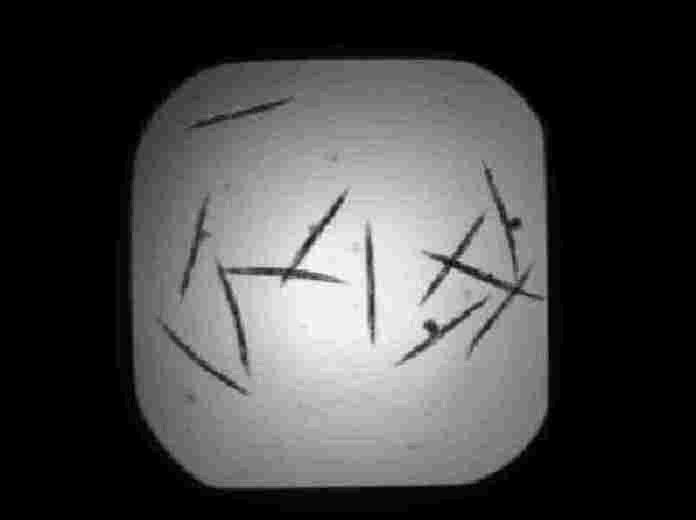
#> input picture Preprocessing/images/worms.jpg, 696 x 520 px
$ jupyter execute Example_1.ipynb
#> lines starting #> are read from the running program, lines starting #| are printed output that depends on the picture
# Increasing Contrast

[cell 1]
import cv2
import matplotlib.pyplot as plt
import seaborn as sns

sns.set_style("whitegrid")

[cell 2]
worms = cv2.imread('./images/worms.jpg', cv2.IMREAD_GRAYSCALE) # Converts image to grayscale
#> worms is the input picture: shape (520, 696); min 0, max 34, mean 9.1
plt.imshow(worms, cmap='gray', vmin=0, vmax=255) # When using scalar data and no explicit norm, vmin and vmax define the data range that the colormap covers
plt.axis("off")
plt.show()

Histogram of an pixel intensities of an image.

[cell 3]
plt.hist(worms.ravel(), bins=255, range=(0, 255))
plt.ylim(0, 3e4)
plt.show()
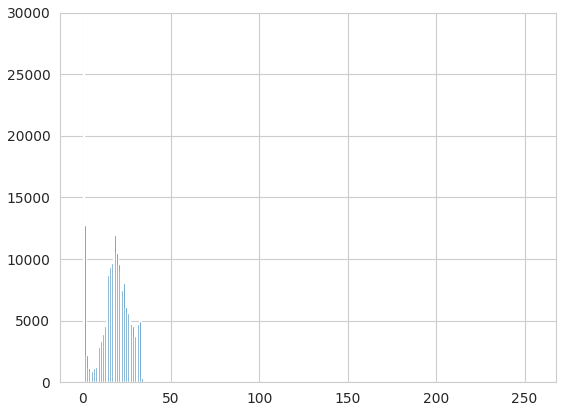
#> figure drawn by matplotlib, 1 panel; tallest bar 177616 high, from x = 0 to 1

Adjust intensity values to increase contrast. It adjusts the values to fill the entire available range by saturating the top and bottom 1% of intensity values.

[cell 4]
worms_adjusted = worms / worms.max() * 255
plt.imshow(worms_adjusted, cmap='gray', vmin=0, vmax=255) # When using scalar data and no explicit norm, vmin and vmax define the data range that the colormap covers
plt.axis("off")
plt.show()

[cell 5]
plt.hist(worms_adjusted.ravel(), bins=255, range=(0, 255))
plt.ylim(0, 3e4)
plt.show()
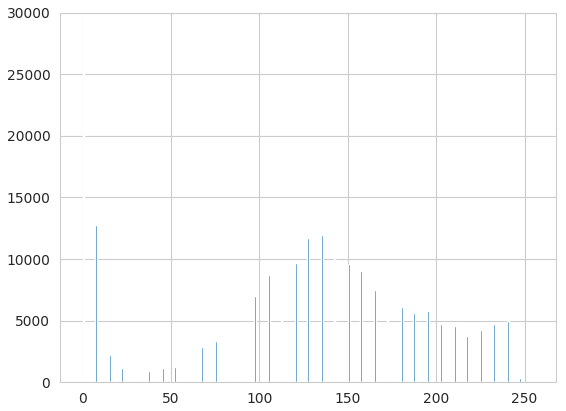
#> figure drawn by matplotlib, 1 panel; tallest bar 177616 high, from x = 0 to 1

$ run again, with Preprocessing/images/image.jpg copied over Preprocessing/images/worms.jpg
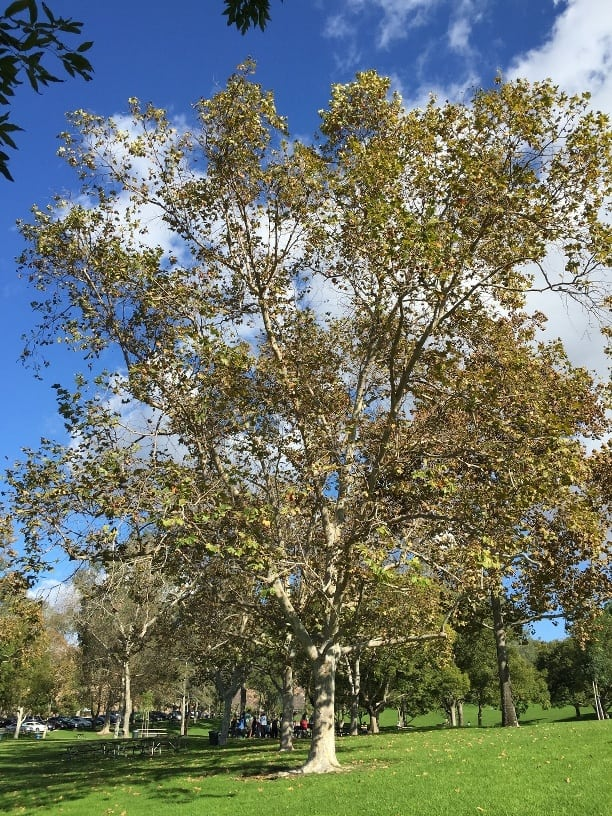
#> input picture Preprocessing/images/image.jpg, 612 x 816 px
#> `worms = cv2.imread('./images/worms.jpg', cv2.IMREAD_GRAYSCALE)`:
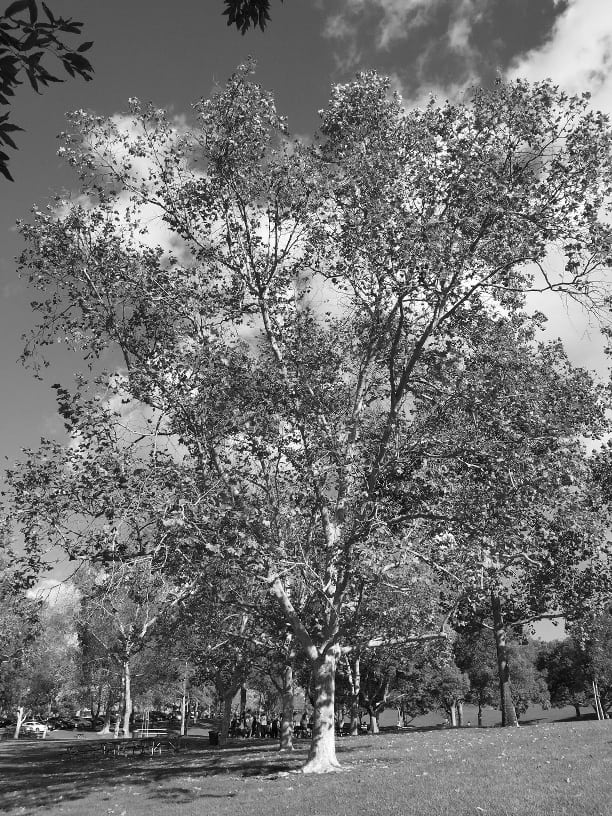
#> worms: shape (816, 612); min 0, max 255, mean 113.7
#> `plt.show()`:
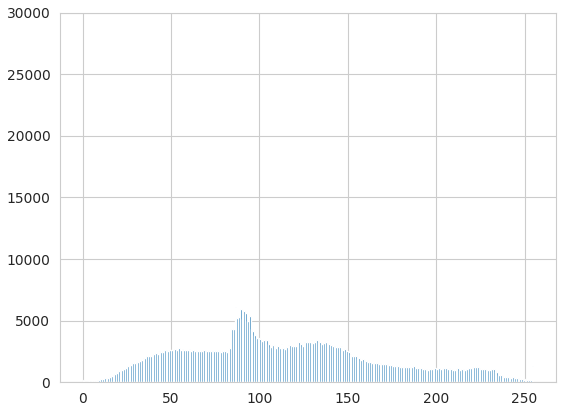
#> figure drawn by matplotlib, 1 panel; tallest bar 6079 high, from x = 86 to 87

$ run again, with Preprocessing/images/tumorLargeFile.jpg copied over Preprocessing/images/worms.jpg
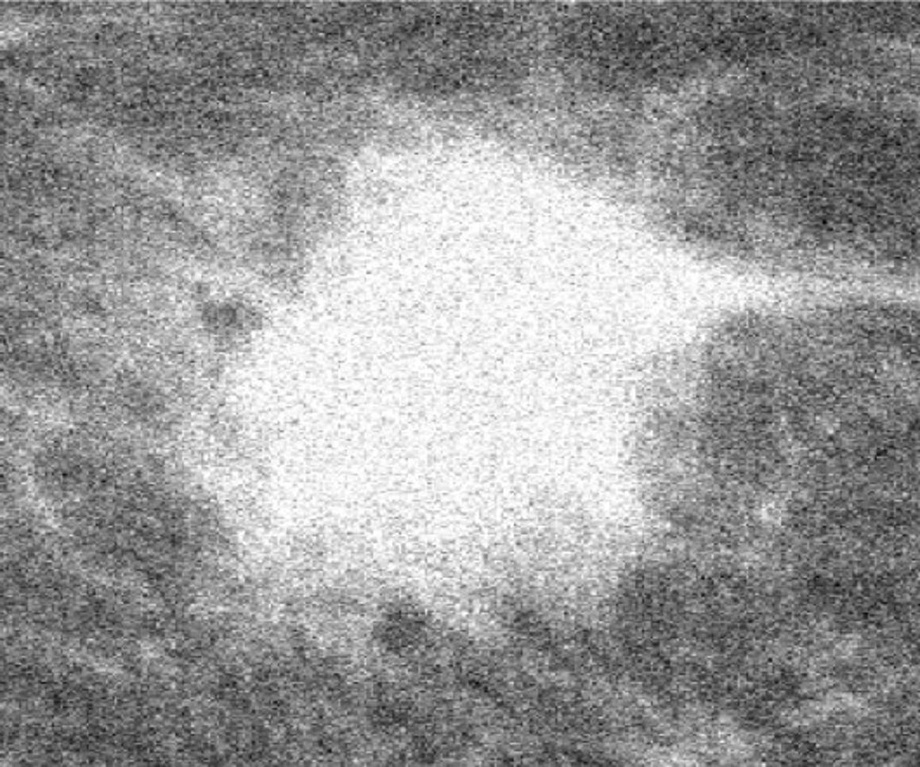
#> input picture Preprocessing/images/tumorLargeFile.jpg, 920 x 767 px, shrunk from 1158 x 965 before the run
#> worms is the input picture: shape (767, 920); min 0, max 255, mean 153.3
#> `plt.show()`:
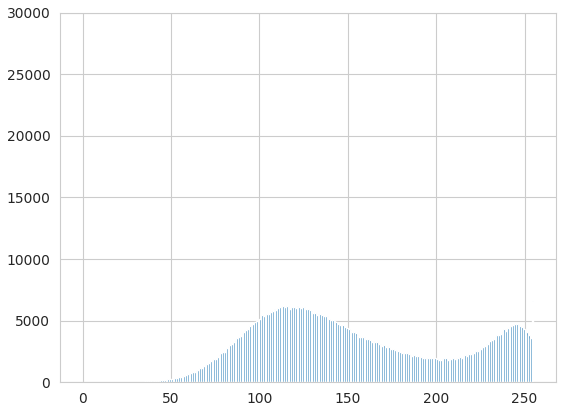
#> figure drawn by matplotlib, 1 panel; tallest bar 6601 high, from x = 254 to 255
